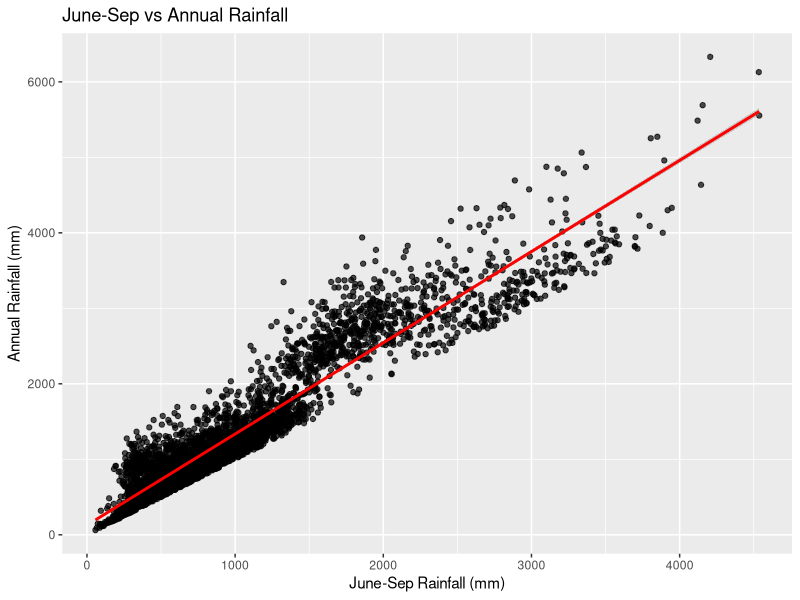
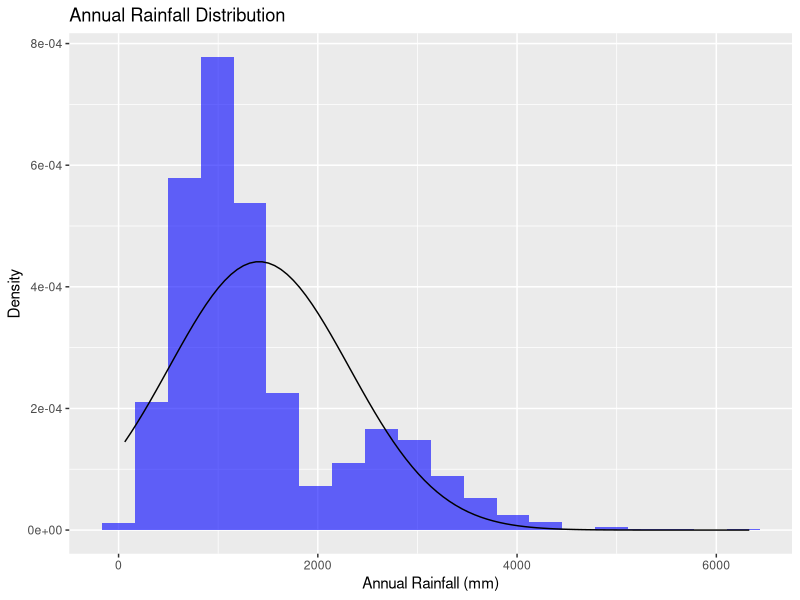

The R source for these figures, in order:
# Load library
library(tidyverse)

# Loading dataset
rainfall_data <- read.csv("rainfall_india.csv")

# Save plots to a PDF
pdf("visualization.pdf")

# Scatterplot with trendline
ggplot(rainfall_data, aes(x = Jun.Sep, y = ANNUAL)) +
  geom_point(alpha = 0.7) +
  geom_smooth(method = "lm", col = "red") +
  labs(title = "June-Sep vs Annual Rainfall", x = "June-Sep Rainfall (mm)", y = "Annual Rainfall (mm)") +
  theme_minimal() %>% print()

# Histogram with normal curve overlay
ggplot(rainfall_data, aes(x = ANNUAL)) +
  geom_histogram(aes(y = ..density..), bins = 20, fill = "blue", alpha = 0.6) +
  stat_function(fun = dnorm, args = list(mean = mean(rainfall_data$ANNUAL, na.rm = TRUE), 
                                         sd = sd(rainfall_data$ANNUAL, na.rm = TRUE)), color = "black") +
  labs(title = "Annual Rainfall Distribution", x = "Annual Rainfall (mm)", y = "Density") +
  theme_minimal() %>% print()

# Close PDF
dev.off()
